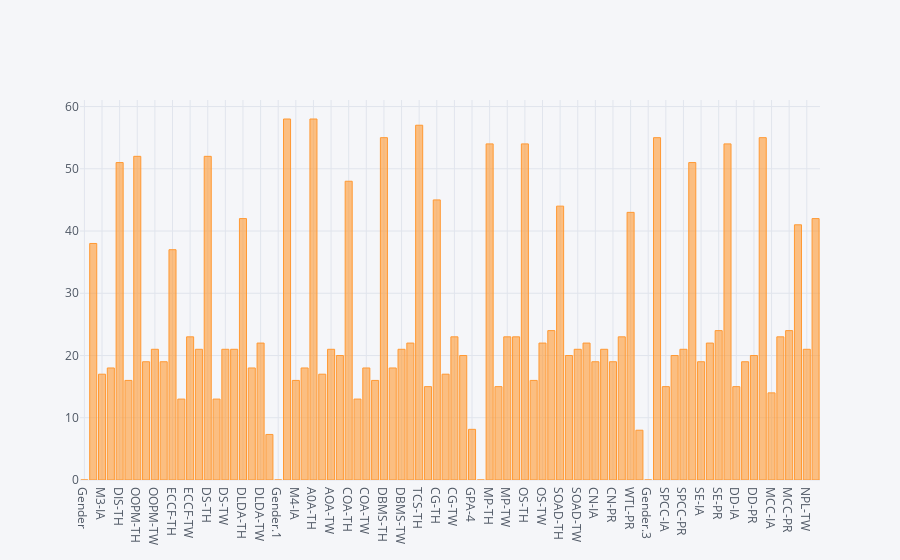

The code cell stored with this chart in its notebook:
### Code cell
getRecord('JHA ABHISHEK SHASHINATH')

### Figure 1 — Plotly figure (JSON) as saved in the notebook; plotly's stock layout.template omitted (floating-point values rounded to 4 significant figures)
{"data": [{"marker": {"color": "rgba(255, 153, 51, 0.6)", "line": {"color": "rgba(255, 153, 51, 1.0)", "width": 1}}, "name": "JHA ABHISHEK SHASHINATH", "orientation": "v", "text": "", "type": "bar", "x": ["Gender", "M3-TH", "M3-IA", "M3-TW", "DIS-TH", "DIS-IA", "OOPM-TH", "OOPM-IA", "OOPM-TW", "OOPM-PR", "ECCF-TH", "ECCF-IA", "ECCF-TW", "ECCF-PR", "DS-TH", "DS-IA", "DS-TW", "DS-PR", "DLDA-TH", "DLDA-IA", "DLDA-TW", "GPA-3", "Gender.1", "M4-TH", "M4-IA", "M4-TW", "A0A-TH", "AOA-IA", "AOA-TW", "AOA-PR", "COA-TH", "COA-IA", "COA-TW", "COA-PR", "DBMS-TH", "DBMS-IA", "DBMS-TW", "DBMS-PR", "TCS-TH", "TCS-IA", "CG-TH", "CG-IA", "CG-TW", "CG-PR", "GPA-4", "Gender.2", "MP-TH", "MP-IA", "MP-TW", "MP-PR", "OS-TH", "OS-IA", "OS-TW", "OS-PRA", "SOAD-TH", "SOAD-IA", "SOAD-TW", "SOAD-PR", "CN-IA", "CN-TW", "CN-PR", "WTL-TW", "WTL-PR", "GPA-5", "Gender.3", "SPCC-TH", "SPCC-IA", "SPCC-TW", "SPCC-PR", "SE-TH", "SE-IA", "SE-TW", "SE-PR", "SS-TH", "DD-IA", "DD-TW", "DD-PR", "MCC-TH", "MCC-IA", "MCC-TW", "MCC-PR", "ELECTIVE - I-TW", "NPL-TW", "NPL-PR"], "y": [0, 38, 17, 18, 51, 16, 52, 19, 21, 19, 37, 13, 23, 21, 52, 13, 21, 21, 42, 18, 22, 7.32, 0, 58, 16, 18, 58, 17, 21, 20, 48, 13, 18, 16, 55, 18, 21, 22, 57, 15, 45, 17, 23, 20, 8.14, 0, 54, 15, 23, 23, 54, 16, 22, 24, 44, 20, 21, 22, 19, 21, 19, 23, 43, 8, 0, 55, 15, 20, 21, 51, 19, 22, 24, 54, 15, 19, 20, 55, 14, 23, 24, 41, 21, 42]}], "layout": {"legend": {"bgcolor": "#F5F6F9", "font": {"color": "#4D5663"}}, "paper_bgcolor": "#F5F6F9", "plot_bgcolor": "#F5F6F9", "titlefont": {"color": "#4D5663"}, "xaxis1": {"gridcolor": "#E1E5ED", "showgrid": true, "tickfont": {"color": "#4D5663"}, "title": "", "titlefont": {"color": "#4D5663"}, "zerolinecolor": "#E1E5ED"}, "yaxis1": {"gridcolor": "#E1E5ED", "showgrid": true, "tickfont": {"color": "#4D5663"}, "title": "", "titlefont": {"color": "#4D5663"}, "zerolinecolor": "#E1E5ED"}}}
